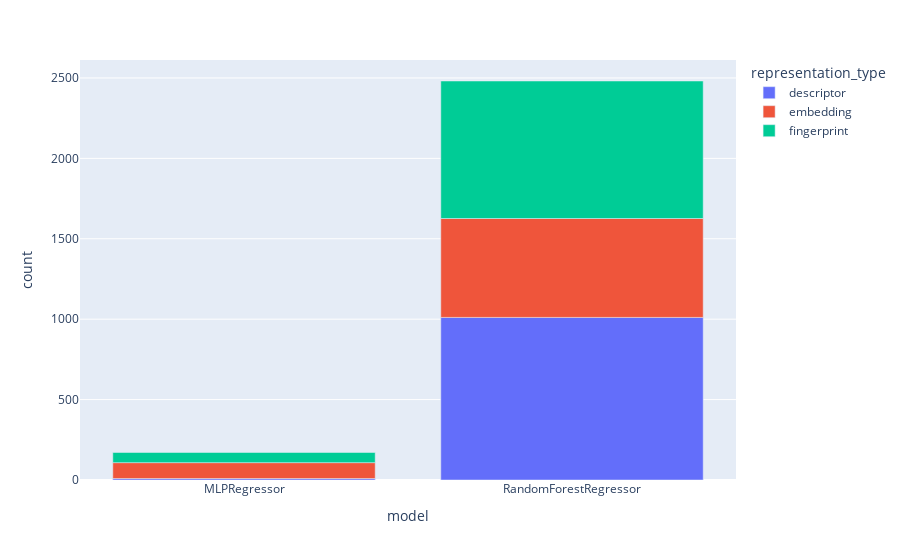

Notebook code for this chart:
### Markdown cell above
Check which representations use which model types
- Random Forest is generally better suited for fine-tuning

### Code cell
import plotly.express as px

fig = px.bar(df.groupby(["model", "representation_type"]).agg(count=('MAE', 'count')).reset_index(), x="model", y="count", color="representation_type")
fig.show()

### Figure 1 — Plotly figure (JSON) as saved in the notebook; plotly's stock layout.template omitted (floating-point values rounded to 4 significant figures)
{"data": [{"alignmentgroup": "True", "hovertemplate": "representation_type=descriptor<br>model=%{x}<br>count=%{y}<extra></extra>", "legendgroup": "descriptor", "marker": {"color": "#636efa", "pattern": {"shape": ""}}, "name": "descriptor", "offsetgroup": "descriptor", "orientation": "v", "showlegend": true, "textposition": "auto", "type": "bar", "x": ["MLPRegressor", "RandomForestRegressor"], "xaxis": "x", "y": [9, 1011], "yaxis": "y"}, {"alignmentgroup": "True", "hovertemplate": "representation_type=embedding<br>model=%{x}<br>count=%{y}<extra></extra>", "legendgroup": "embedding", "marker": {"color": "#EF553B", "pattern": {"shape": ""}}, "name": "embedding", "offsetgroup": "embedding", "orientation": "v", "showlegend": true, "textposition": "auto", "type": "bar", "x": ["MLPRegressor", "RandomForestRegressor"], "xaxis": "x", "y": [99, 615], "yaxis": "y"}, {"alignmentgroup": "True", "hovertemplate": "representation_type=fingerprint<br>model=%{x}<br>count=%{y}<extra></extra>", "legendgroup": "fingerprint", "marker": {"color": "#00cc96", "pattern": {"shape": ""}}, "name": "fingerprint", "offsetgroup": "fingerprint", "orientation": "v", "showlegend": true, "textposition": "auto", "type": "bar", "x": ["MLPRegressor", "RandomForestRegressor"], "xaxis": "x", "y": [63, 855], "yaxis": "y"}], "layout": {"barmode": "relative", "legend": {"title": {"text": "representation_type"}, "tracegroupgap": 0}, "margin": {"t": 60}, "xaxis": {"anchor": "y", "domain": [0, 1], "title": {"text": "model"}}, "yaxis": {"anchor": "x", "domain": [0, 1], "title": {"text": "count"}}}}
